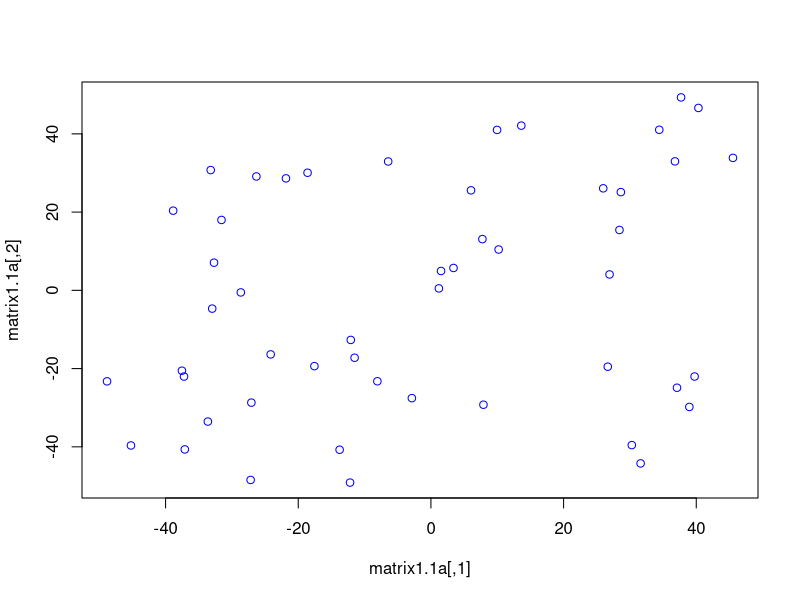
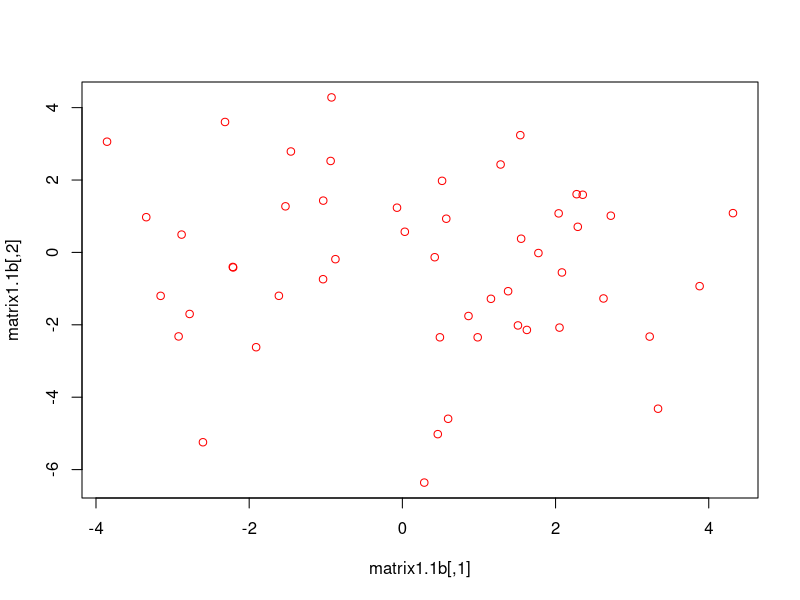
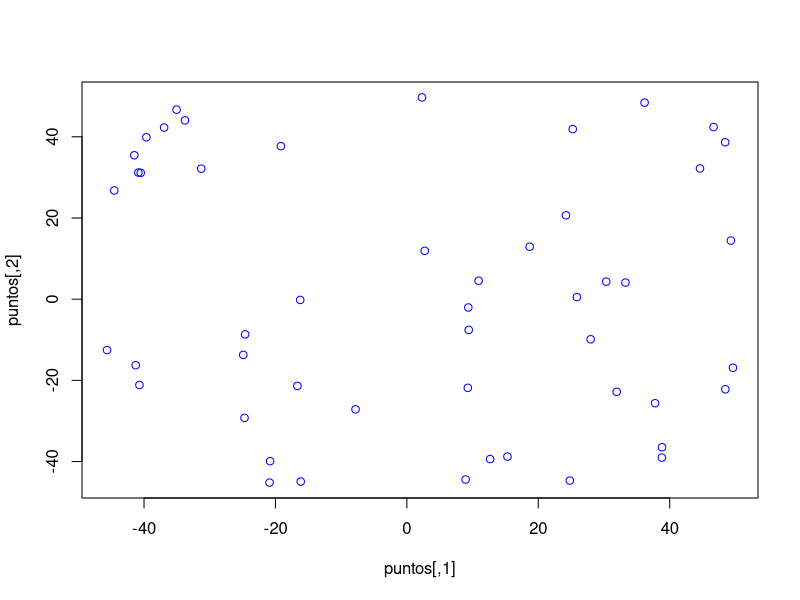
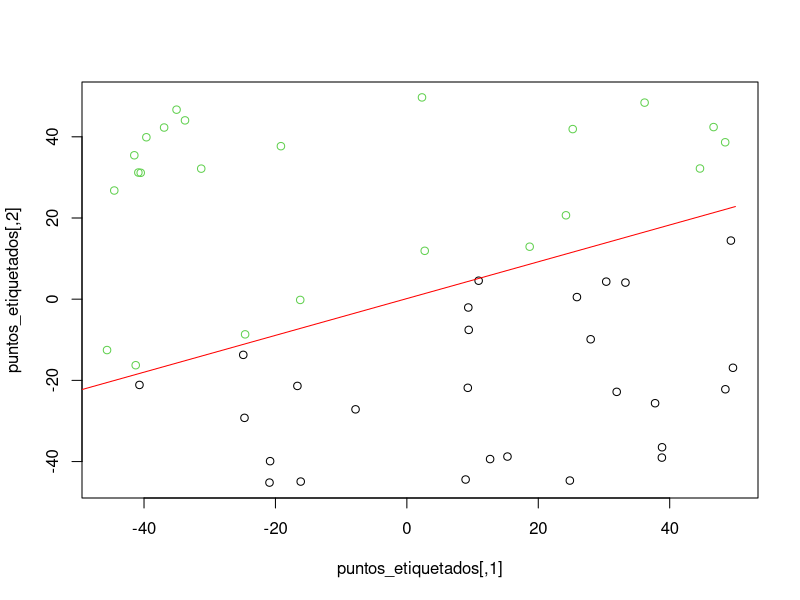
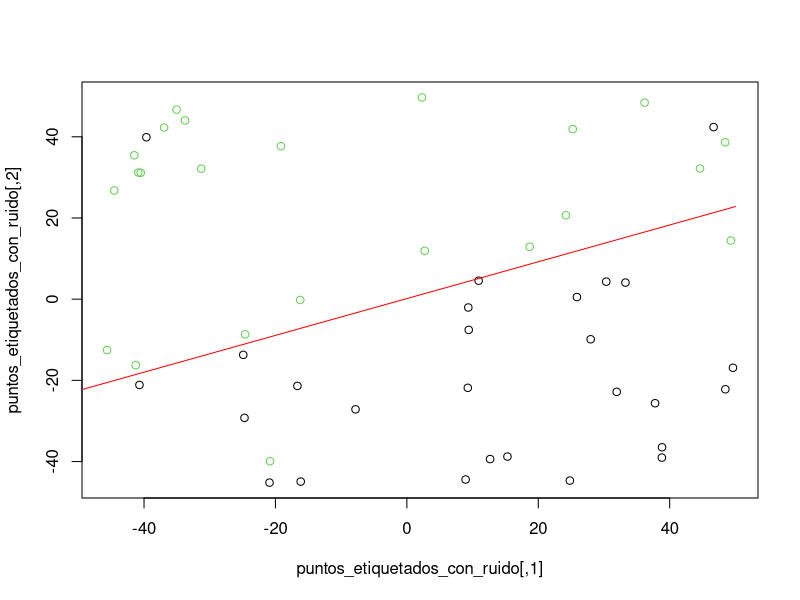
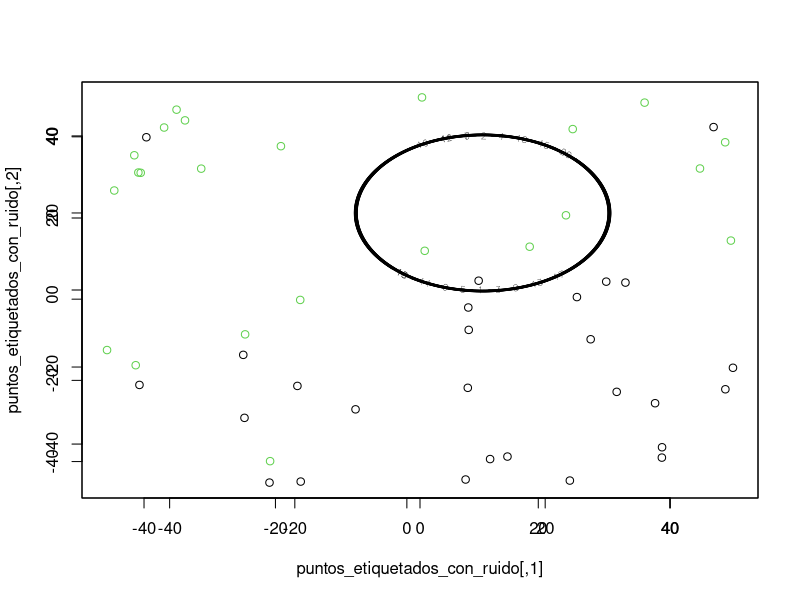
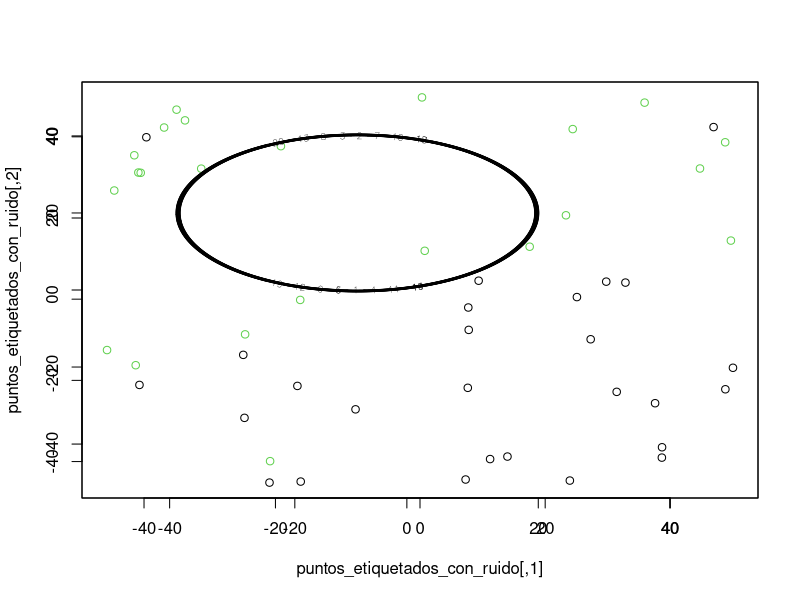
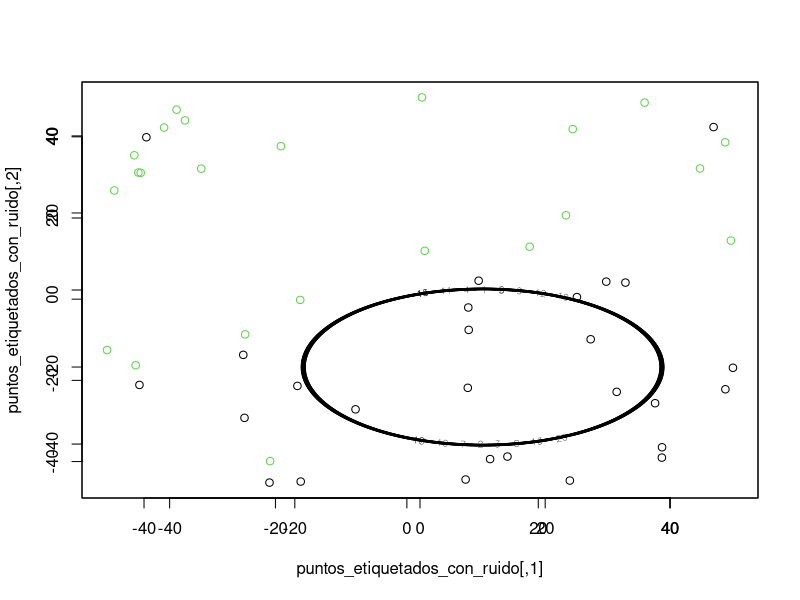

These figures' R source, in order:
## ---- chunk 1
knitr::opts_chunk$set(echo = TRUE)
set.seed(3)





## ---- chunk 2
simula_unif = function (N=2,dims=2, rango = c(0,1)){
  m = matrix(runif(N*dims, min=rango[1], max=rango[2]),
             nrow = N, ncol=dims, byrow=T)
  m
}
## ---- chunk 3
simula_gaus = function(N=2,dim=2,sigma){
  
  if (missing(sigma)) stop("Debe dar un vector de varianzas")
  sigma = sqrt(sigma)  # para la generación se usa sd, y no la varianza
  if(dim != length(sigma)) stop()
  
  # genera 1 muestra, con las desviaciones especificadas
  simula_gauss1 = function() rnorm(dim, sd = sigma) 
  
  # repite N veces, simula_gauss1 y se hace la traspuesta
  m = t(replicate(N,simula_gauss1())) 
  
  m
}
## ---- chunk 4
simula_recta = function (intervalo = c(-1,1), visible=F){
  
  ptos = simula_unif(2,2,intervalo) # se generan 2 puntos
  a = (ptos[1,2] - ptos[2,2]) / (ptos[1,1]-ptos[2,1]) # calculo de la pendiente
  b = ptos[1,2]-a*ptos[1,1]  # calculo del punto de corte
  
  if (visible) {  # pinta la recta y los 2 puntos
    if (dev.cur()==1) # no esta abierto el dispositivo lo abre con plot
      plot(1, type="n", xlim=intervalo, ylim=intervalo)
    points(ptos,col=3)  #pinta en verde los puntos
    abline(b,a,col=3)   # y la recta
  }
  c(a,b) # devuelve el par pendiente y punto de corte
}
## ---- chunk 5
matrix1.1a = simula_unif(50,2,c(-50,50))
## ---- chunk 6
plot(matrix1.1a,col='blue')
## ---- chunk 7
matrix1.1b = simula_gaus(50,2,c(5,7))
## ---- chunk 8
plot(matrix1.1b,col='red')
## ---- chunk 9
pesos_recta = simula_recta(c(-50,50))
## ---- chunk 10
print(pesos_recta)
## ---- chunk 11
funcion_clasificadora = function(x,y)
{
  r = sign(y - pesos_recta[1]*x - pesos_recta[2])
  r
}
## ---- chunk 12
puntos = simula_unif(50,2,c(-50,50))
## ---- chunk 13
plot(puntos,col='blue')
## ---- chunk 14
puntos_etiquetados = matrix(c(puntos[,1],puntos[,2],funcion_clasificadora(puntos[,1],puntos[,2])),nrow=50,ncol=3,byrow=F)
## ---- chunk 15
plot(puntos_etiquetados,col=puntos_etiquetados[,3]+2)
lines(c(-50,50),c(-50*pesos_recta[1]+pesos_recta[2],50*pesos_recta[1]+pesos_recta[2]),col='red')
## ---- chunk 16
#Función para añadir ruido
noise <- function(vect, p){
  label = vect
  for( i in 1:((length(label))*p) )
  {
    x = sample(length(label),1)
    if( label[x] == 1 ) label[x] = -1
    else label[x] = 1
  }
  
  label
}
## ---- chunk 17
puntos_etiquetados_positivos = puntos_etiquetados[puntos_etiquetados[,3]==1,]
etiquetas_positivas = c(puntos_etiquetados_positivos[,3])
etiquetas_positivas_con_ruido = noise(etiquetas_positivas,0.1)
puntos_etiquetados_positivos[,3] = etiquetas_positivas_con_ruido
## ---- chunk 18
puntos_etiquetados_negativos = puntos_etiquetados[puntos_etiquetados[,3]==-1,]
etiquetas_negativas = c(puntos_etiquetados_negativos[,3])
etiquetas_negativas_con_ruido = noise(etiquetas_negativas,0.1)
puntos_etiquetados_negativos[,3] = etiquetas_negativas_con_ruido
## ---- chunk 19
puntos_etiquetados_con_ruido = matrix(c(puntos_etiquetados_positivos[,1],puntos_etiquetados_negativos[,1],puntos_etiquetados_positivos[,2],puntos_etiquetados_negativos[,2],puntos_etiquetados_positivos[,3],puntos_etiquetados_negativos[,3]),nrow=50,ncol=3,byrow = F)

plot(puntos_etiquetados_con_ruido,col=puntos_etiquetados_con_ruido[,3]+2)
lines(c(-50,50),c(-50*pesos_recta[1]+pesos_recta[2],50*pesos_recta[1]+pesos_recta[2]),col='red')
## ---- chunk 20
pintar_frontera = function(f,rango=c(-50,50)) {
  x=y=seq(rango[1],rango[2],length.out = 500)
  z = outer(x,y,FUN=f)
  if (dev.cur()==1) # no esta abierto el dispositivo lo abre con plot
    plot(1, type="n", xlim=rango, ylim=rango)
  contour(x,y,z, levels = 1:20)
}
## ---- chunk 21
funcion3.1 <- function(x,y){
  (x-10)^2+(y-20)^2-400
}
## ---- chunk 22
plot(puntos_etiquetados_con_ruido,col=puntos_etiquetados_con_ruido[,3]+2)
par(new=T)
pintar_frontera((funcion3.1))
## ---- chunk 23
funcion3.2 <- function(x,y){
  0.5*(x + 10)^2 + (y - 20)^2 - 400
}
## ---- chunk 24
plot(puntos_etiquetados_con_ruido,col=puntos_etiquetados_con_ruido[,3]+2)
par(new=T)
pintar_frontera((funcion3.2))
## ---- chunk 25
funcion3.3 <- function(x,y){
  0.5*(x - 10)^2 + (y + 20)^2 - 400
}
## ---- chunk 26
plot(puntos_etiquetados_con_ruido,col=puntos_etiquetados_con_ruido[,3]+2)
par(new=T)
pintar_frontera((funcion3.3))
## ---- chunk 27
funcion3.4 <- function(x,y){
  y - 20*x^2 - 5*x + 3
}
## ---- chunk 28
plot(puntos_etiquetados_con_ruido,col=puntos_etiquetados_con_ruido[,3]+2)
par(new=T)
pintar_frontera((funcion3.4))
## ---- chunk 29
ajusta_PLA <- function(datos, label, max_iter = 10000, vini=c(0,0,0)){
 changes = T
 w = vini
 it = 0
 
 #mientras haya cambios en un recorrido completo y el número de iteraciones no llege al máximo 
 while( changes && it < max_iter ) 
 {
   changes = F
   
   for( i in 1:length(label) )
   {

     # Si la etiqueta no coincide con la eitqueta predicha por nuestros pesos, corrige
     if( sign(t(w) %*% datos[i,]) != label[i] ) { 
       w = w + label[i]*datos[i,]
       changes = T
     }
   }
   it = it + 1
   
 }
 cat('\n',"Iteraciones: ",it,'\n')
 
 w
}
## ---- chunk 30
datos = matrix(c(puntos_etiquetados[,1],puntos_etiquetados[,2]),nrow=50,ncol=2,byrow=F)
## ---- chunk 31
datos = cbind(1,datos)
## ---- chunk 32
pesos = ajusta_PLA(datos,puntos_etiquetados[,3])
## ---- chunk 33
funcion_clasificadora = function(x1,x2)
{
  x1*pesos[2]+x2*pesos[3]+pesos[1]
}

plot(puntos_etiquetados,col=puntos_etiquetados[,3]+2)
par(new=T)
pintar_frontera(funcion_clasificadora)
## ---- chunk 34
contabilizar_fallos <- function(puntos,label,pesos)
{
  f = 0
  for( i in 1:length(label))
  {
    if( sign(puntos[i,1]*pesos[1]+puntos[i,2]*pesos[2]+puntos[i,3]*pesos[3]) != label[i] ) {
      f = f +1
    }
  }
  
  f
}
## ---- chunk 35
print(contabilizar_fallos(datos,puntos_etiquetados[,3],pesos))
## ---- chunk 36
for( i in 1:10 )
{
  pesos = runif(3,0,1.0)
  cat('\n',"Pesos iniciales: ",pesos,'\n')
  
  pesos = ajusta_PLA(datos,puntos_etiquetados[,3],vini = pesos)
  cat("Pesos ajustados: ",pesos,'\n')
  cat("Fallos: ")
  cat(contabilizar_fallos(datos,puntos_etiquetados[,3],pesos),'\n','\n')
}
## ---- chunk 37
datos = matrix(c(puntos_etiquetados_con_ruido[,1],puntos_etiquetados_con_ruido[,2]),nrow=50,ncol=2,byrow=F)
datos = cbind(1,datos)
## ---- chunk 38
pesos = ajusta_PLA(datos,puntos_etiquetados[,3])
## ---- chunk 39
plot(puntos_etiquetados_con_ruido,col=puntos_etiquetados_con_ruido[,3]+2)
par(new=T)
pintar_frontera(funcion_clasificadora)
## ---- chunk 40
for( i in 1:10 )
{
  pesos = runif(3,0,1.0)
  cat('\n',"Pesos iniciales: ",pesos)
  
  pesos = ajusta_PLA(datos,puntos_etiquetados_con_ruido[,3],vini = pesos)
  cat("Pesos ajustados: ",pesos,'\n')
  cat("Fallos: ")
  cat(contabilizar_fallos(datos,puntos_etiquetados_con_ruido[,3],pesos),'\n','\n')
}

## ---- chunk 41
datos = simula_unif(100,2,c(0,2))
plot(datos)
## ---- chunk 42
funcion_clasificadora <- function(x,y)
{
  sign(x - y + 0.5)
}
## ---- chunk 43
funcion_para_dibujar <- function(x)
{
  x + 0.5
}
## ---- chunk 44
datos_etiquetados = matrix(c(datos,funcion_clasificadora(datos[,1],datos[,2])),nrow=100,ncol=3,byrow=F)
## ---- chunk 45
plot(datos_etiquetados,col=datos_etiquetados[,3]+2)
lines(c(0,2),c(funcion_para_dibujar(0),funcion_para_dibujar(2)))
## ---- chunk 46
## - Función del algoritmo SGD
SGD <- function(df,x,y,w_inicial=c(0,0,0),num_iteraciones=10000,porcentaje=0.2,nu=0.01,umbral_dif=NaN){
  
  i = 0 # Contador de iteraciones
  
  if( !is.nan(umbral_dif) ){ # Si hay umbral de diferencia
    w_antiguo = w_inicial + 2*umbral_dif 
    
    # Mientras no llegemos al máximo de iteraciones y no se llegue al umbral de diferencia
    while( i < num_iteraciones && (abs(w_antiguo-w_inicial) > umbral_dif) ){
      w_antiguo = w_inicial
      
      # Se actualiza restándole el producto del learning rate y el gradiente calculado
      w_inicial = w_inicial - nu*df(w_inicial,x,y,porcentaje)
      i = i+1
    }
  }
  else # Si no hay umbral de diferencia
  {
    while( i < num_iteraciones ){
      w_antiguo = w_inicial
      w_inicial = w_inicial - nu*df(w_inicial,x,y,porcentaje)
      i = i+1
    }
  }
  
  
  cat("\nSGD ha acabado. Pesos: ", w_inicial)
  cat("\nIteraciones: ", i, '\n')
  
  w_inicial
}
## ---- chunk 47
gradiente <- function(w,x,y,porcentaje){
  suma = c(0,0,0)
  N = length(y)*porcentaje
  for( i in 1:N ){
    irand = sample(length(y),1)
    
    a = y[irand]*x[irand,]
    b = exp(y[irand]*t(w)%*%x[irand,])
    
    suma = suma + as.vector(a)/(as.vector(b)+1)
    
    
  }
  
  suma = suma/length(y)
  
  -suma
    
 
}
## ---- chunk 48
datos = cbind(1,datos)
## ---- chunk 49
pesos=c(0,0,0)
pesos = SGD(gradiente,datos,datos_etiquetados[,3],num_iteraciones = 100000, pesos, porcentaje=0.2,nu=0.01)
## ---- chunk 50
funcion_rl_para_dibujar <- function(x)
{
  -(pesos[1]+x*pesos[2])/pesos[3]
}
## ---- chunk 51
plot(datos_etiquetados,col=datos_etiquetados[,3]+2)
lines(c(0,2),c(funcion_rl_para_dibujar(0),funcion_rl_para_dibujar(2)))
## ---- chunk 52
sigmoide <- function(x)
{
  1/(1+exp(-x))
}
## ---- chunk 53
datosSGD = datos_etiquetados

for( i in 1:100 )
{
  if( sigmoide(pesos%*%datos[i,]) >= 0.5 ) datosSGD[i,3] = 1
  else datosSGD[i,3] = -1
}
## ---- chunk 54
fallos = 0
for( i in 1:100 )
{
  if( datosSGD[i,3] != datos_etiquetados[i,3] ) fallos = fallos +1
}

print(fallos)
## ---- chunk 55
datosEout = simula_unif(1000,2,c(0,2))
datosEout_para_estimar = cbind(1,datosEout)
## ---- chunk 56
datosEout_etiquetados = matrix(c(datosEout,funcion_clasificadora(datosEout[,1],datosEout[,2])),nrow=1000,ncol=3,byrow=F)
datosEout_bien_etiquetados = datosEout_etiquetados
## ---- chunk 57
plot(datosEout_etiquetados,col=datosEout_etiquetados[,3]+2)
lines(c(0,2),c(funcion_para_dibujar(0),funcion_para_dibujar(2)))
## ---- chunk 58
for( i in 1:1000 )
{
  if( sigmoide(pesos%*%datosEout_para_estimar[i,]) >= 0.5 ) datosEout_etiquetados[i,3] = 1
  else datosEout_etiquetados[i,3] = -1
}
## ---- chunk 59
plot(datosEout_etiquetados,col=datosEout_etiquetados[,3]+2)
lines(c(0,2),c(funcion_para_dibujar(0),funcion_para_dibujar(2)))
## ---- chunk 60
fallos = 0
for( i in 1:1000 )
{
  if( datosEout_etiquetados[i,3] != datosEout_bien_etiquetados[i,3] ) fallos = fallos +1
}

print(fallos)
